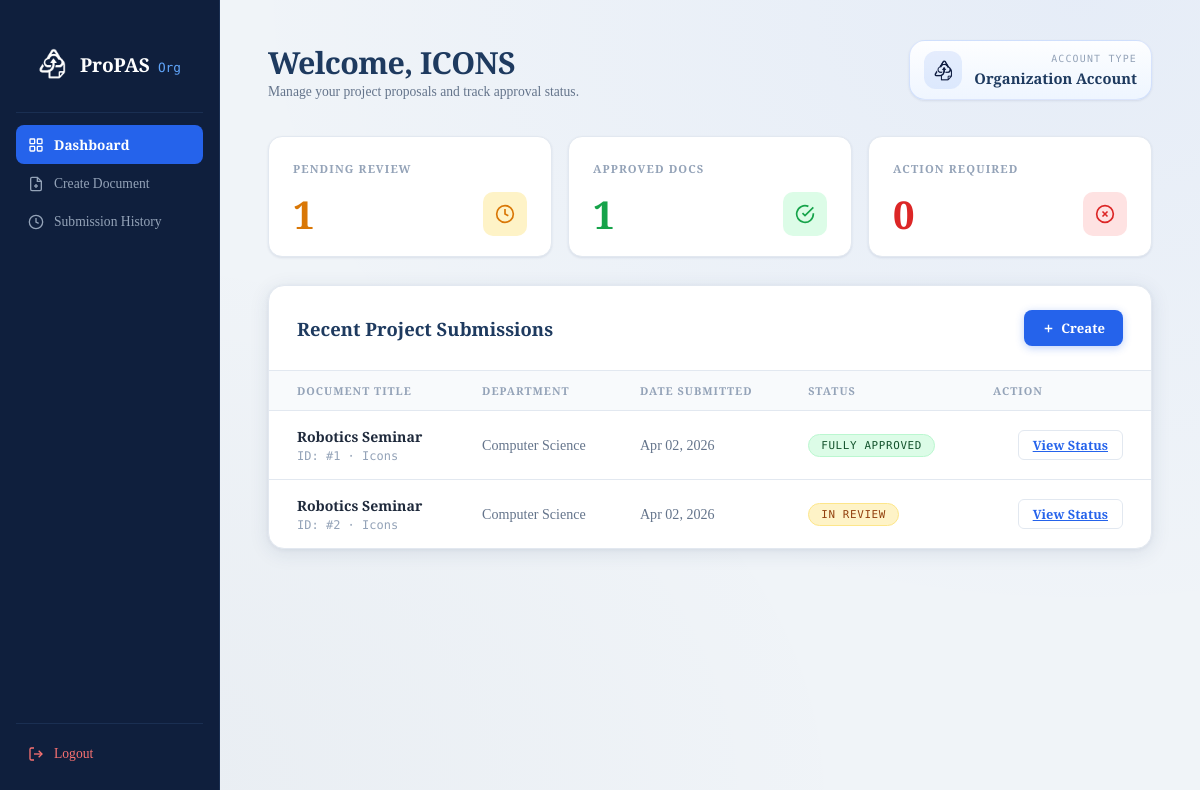
The page /org-home (signed in) on the database as committed earlier.
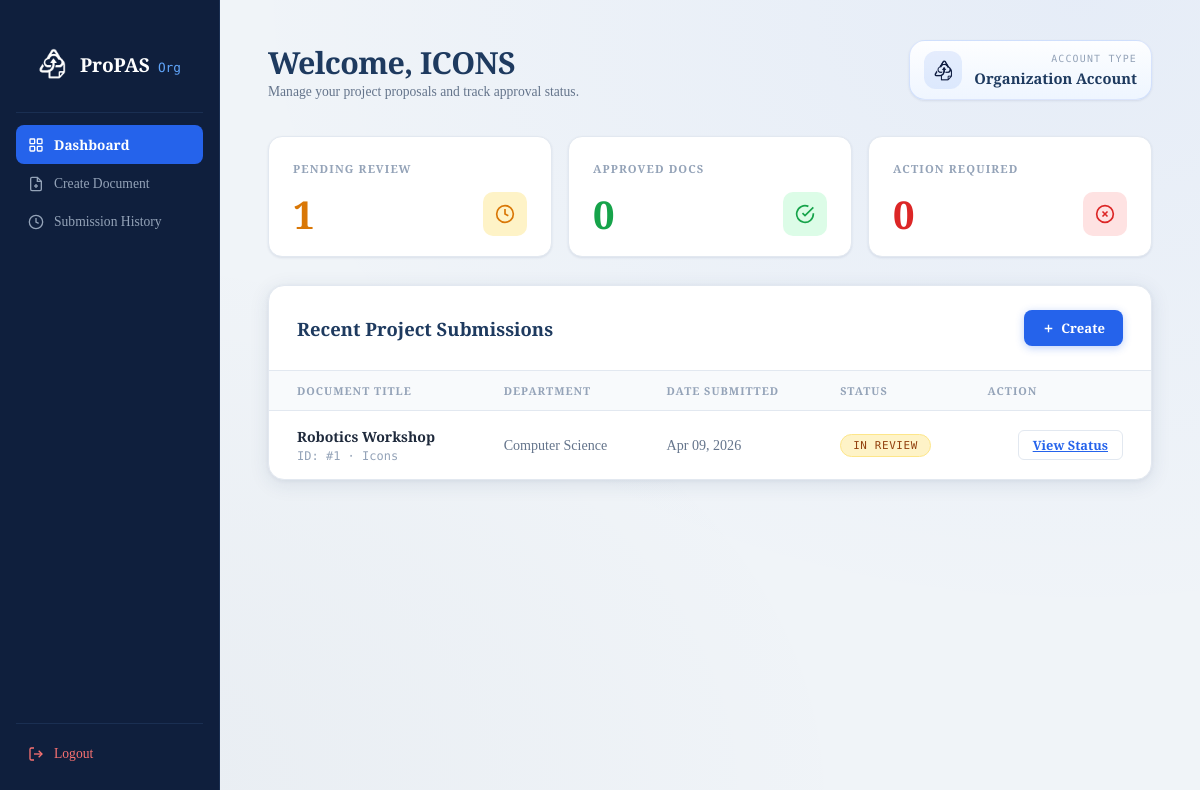
The same page on the database as committed later.
### models.py (models this page shows)
class Proposal(db.Model):
    __tablename__ = 'proposals'
    id = db.Column(db.Integer, primary_key=True)
    title = db.Column(db.String(200), nullable=False)
    status = db.Column(db.String(20), default='PENDING')
    version_number = db.Column(db.Integer, default=1)
    file_path = db.Column(db.String(300))
    proposal_data = db.Column(db.JSON)
    current_step_id = db.Column(db.Integer, db.ForeignKey('approval_steps.id'))
    creator_id = db.Column(db.Integer, db.ForeignKey('accounts.id'))
    created_at = db.Column(db.DateTime, default=datetime.utcnow)

### routes/proposal.py (the view)
@proposal_bp.route('/org-home')
@login_required
def org_home():
    proposals = Proposal.query.filter_by(creator_id=current_user.id).all()
    pending = Proposal.query.filter_by(creator_id=current_user.id, status='PENDING').count()
    rejected = Proposal.query.filter_by(creator_id=current_user.id, status='REJECTED').count()
    approved = Proposal.query.filter_by(creator_id=current_user.id, status='APPROVED').count()
    return render_template(
        'org_home.html',
        proposals=proposals,
        pending_count=pending,
        rejected_count=rejected,
        approved_count=approved
    )

### app.py (called while the page is built)
@login_manager.user_loader
def load_user(user_id):
    from models import User
    return db.session.get(User, int(user_id))

### templates/org_home.html (shortened to what the changed rows need)
<!DOCTYPE html>
<html lang="en">
<head>
  <link rel="stylesheet" href="{{ url_for('static', filename='css/org_home.css') }}" />
</head>
<body>
<div class="layout">
  <main class="main">
    <div class="topbar">
      <div>
        <h1 class="topbar-title">Welcome, {{ current_user.username|upper }}</h1>
      </div>
    </div>
    <div class="stats-grid">
      <div class="stat-card">
        <div class="stat-row">
          <span class="stat-number stat-number--success">{{ approved_count|default(0) }}</span>
          <div class="stat-icon stat-icon--success">
            <svg viewBox="0 0 24 24" fill="none" stroke="currentColor" stroke-width="2"><path d="M22 11.08V12a10 10 0 1 1-5.93-9.14"/><polyline points="22 4 12 14.01 9 11.01"/></svg>
          </div>
        </div>
      </div>
    </div>
    <div class="table-card">
      <div class="table-header">
        <h2 class="table-title">Recent Project Submissions</h2>
      </div>
      <div class="table-wrap">
        <table class="table">
          <thead>
            <tr>
              <th>Document Title</th>
              <th>Department</th>
              <th>Date Submitted</th>
              <th>Status</th>
              <th class="text-right">Action</th>
            </tr>
          </thead>
          <tbody>
          {% for prop in proposals %}
          <tr>
            <td data-label="Document Title">
              <div class="doc-title">{{ prop.title }}</div>
              <div class="doc-meta">ID: #{{ prop.id }} · {{ prop.proposal_data.get('sponsor', 'N/A') }}</div>
            </td>
            <td class="td-muted" data-label="Department">
                {% if prop.creator.username|lower == 'icons' %}Computer Science
                {% elif prop.creator.username|lower == 'hibe' %}Biology
                {% elif prop.creator.username|lower == 'psych' %}Psychology
                {% elif prop.creator.username|lower == 'kwago' %}Political Science
                {% elif prop.creator.username|lower == 'aces' %}Engg/Comm
                {% else %}{{ prop.creator.username }}
                {% endif %}
            </td>
            <td class="td-muted" data-label="Date Submitted">{{ prop.created_at.strftime('%b %d, %Y') if prop.created_at else 'Processing...' }}</td>
            <td data-label="Status">
              {% if prop.status == 'REJECTED' %}
                <span class="status-badge status-badge--rejected" style="background: #fee2e2; color: #ef4444;">Returned / Rejected</span>
              {% elif prop.status == 'APPROVED' %}
                <span class="status-badge status-badge--approved">Fully Approved</span>
              {% else %}
                <span class="status-badge status-badge--pending">In Review</span>
              {% endif %}
            </td>
            <td class="text-right" data-label="Action">
              <div style="display: flex; gap: 8px; justify-content: flex-end;">
                {% if prop.status == 'REJECTED' %}
                  <a href="{{ url_for('proposal.create', edit_id=prop.id) }}" class="border border-red-500 text-red-500 px-3 py-1 rounded-lg hover:bg-red-50 transition text-xs font-semibold">
                    Fix & Resubmit
                  </a>
                {% else %}
                 <a href="{{ url_for('auth.view_status', proposal_id=prop.id) }}" class="btn-view">
                  View Status
                </a>
                {% endif %}
              </div>
            </td>
          </tr>
          {% else %}
            <tr><td colspan="5" style="text-align:center; padding: 40px; color: #94a3b8;">No proposals found.</td></tr>
          {% endfor %}
          </tbody>
        </table>
      </div>
    </div>
  </main>
</div>
</body>
</html>

Rows that differ between the two databases and show on the page:
removed Proposal: title "Robotics Seminar", id "2", proposal_data.get "Icons", created_at "Apr 02, 2026", status "IN REVIEW"
changed Proposal "Icons": title "Robotics Seminar" → "Robotics Workshop"; created_at "Apr 02, 2026" → "Apr 09, 2026"; status "FULLY APPROVED" → "IN REVIEW"
Other text that changed with them:
{{ approved_count|default(0) }}: "1" → "0"
